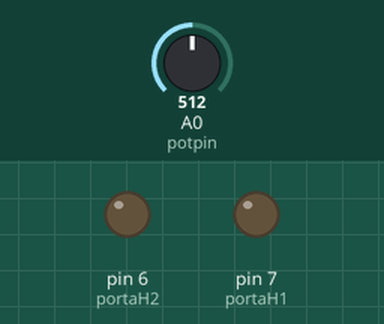
Bench run of a sketch on a simulated Arduino Uno, built with avr-gcc and run on an emulated ATmega328P. Parts: output pins drawn as LEDs (lit = HIGH). The test bench sets the inputs (shaded band); at power-on: A0 (potpin) = 512.

Above: at 1.2 s.
1.3 s: A0 (potpin) set to 530
At 1.9 s:
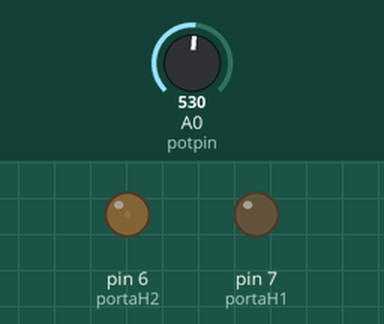
2.8 s: A0 (potpin) set to 716
At 4.0 s:
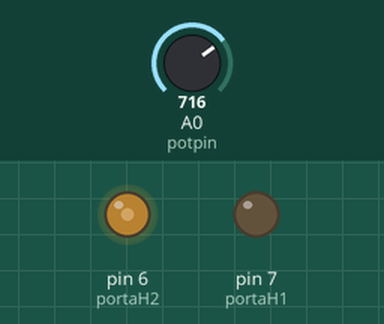
4.3 s: A0 (potpin) set to 900
At 5.4 s:
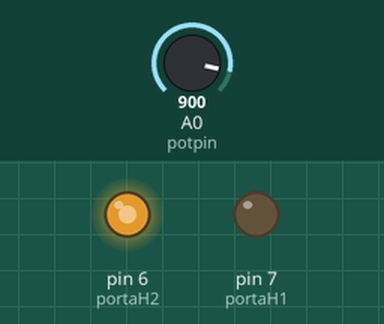
5.8 s: A0 (potpin) set to 1023
At 6.5 s:
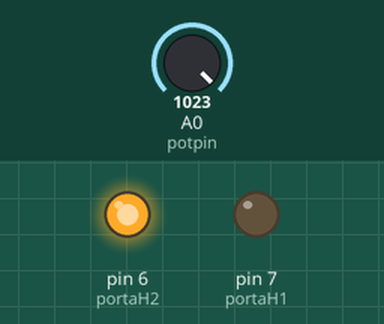
7.3 s: A0 (potpin) set to 122
At 7.6 s:
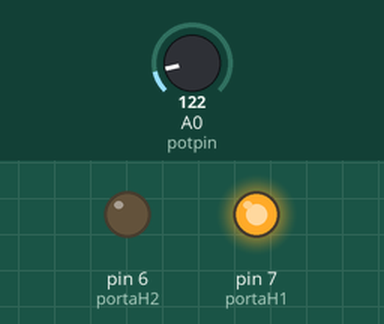
Timing chart, 0 to 9.8 s (numbered marks = the images above; inputs shaded):
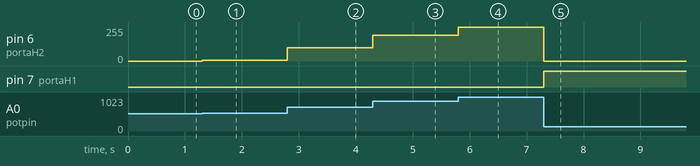

Measured:
- after the input at 1.3 s, pin 6 (portaH2): 0/255 → 5/255 at once
- after the input at 2.8 s, pin 6 (portaH2): 5/255 → 99/255 at once
- after the input at 4.3 s, pin 6 (portaH2): 99/255 → 192/255 at once
- after the input at 5.8 s, pin 6 (portaH2): 192/255 → 255/255 at once
- after the input at 7.3 s, pin 6 (portaH2): 255/255 → 0/255 at once; pin 7 (portaH1): LOW → HIGH at once

The sketch:

PonteH1.ino
```cpp
// Ponte H com controle

int portaH1 = 7;
int portaH2 = 6;
int potpin = 0;
int val;
int val1;
int val2;

void setup(){
}
void loop(){
  val = analogRead(potpin);
  val1 = map(val, 0, 519, 255, 0);
  val2 = map(val, 520, 1023, 0, 255);
  if (val > 520) val1 = 0;
  else val2 = 0;
  analogWrite(portaH1, val1);
  analogWrite(portaH2, val2);
}
```
